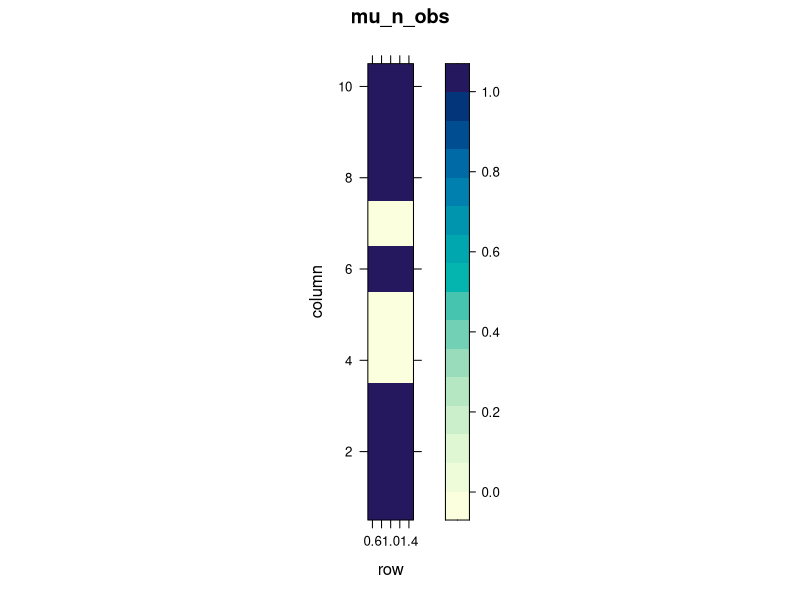
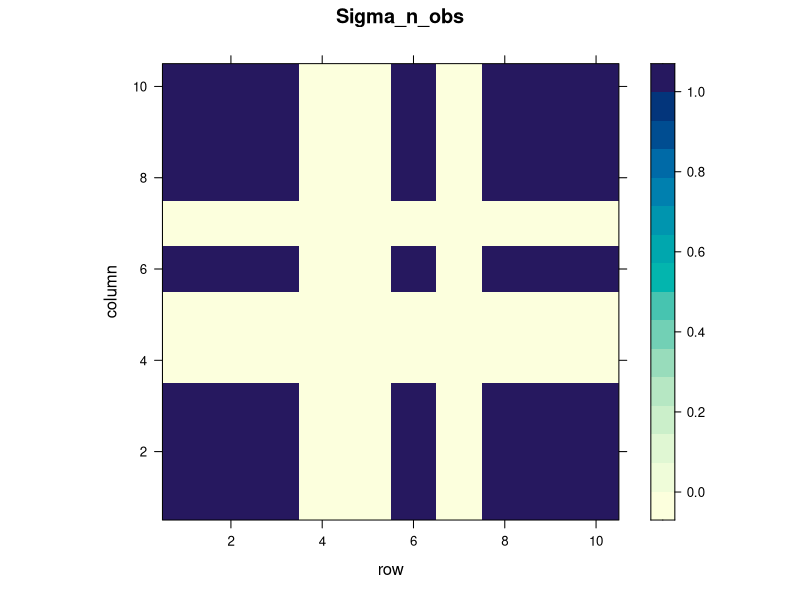

These figures' R source, in order:
## ---- chunk 1
knitr::opts_chunk$set(echo = TRUE)
## ---- chunk 2
library(lattice)
set.seed(123)
ind_n <- sample(1:10,size=7)
mu <- rep(0,10)
mu[ind_n] <- 1             # which entries of mu correspond to observed
Sigma <- array(0,c(10,10))
Ind <- outer(mu==1,mu==1)  # bi-variate index set corresponding to observed entries
Sigma[Ind==1] <- 1
levelplot(t(as.matrix(mu)),main="mu_n_obs")
levelplot(Sigma, main="Sigma_n_obs")
